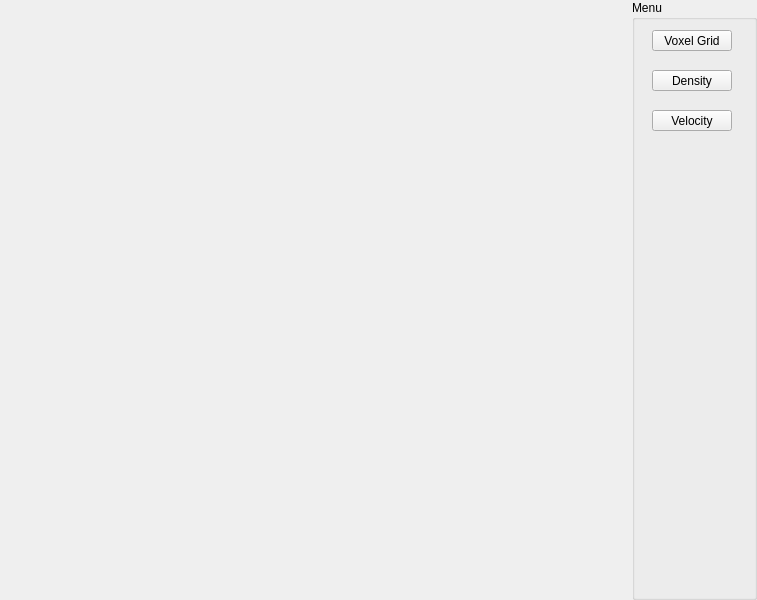
<?xml version="1.0" encoding="UTF-8"?>
<ui version="4.0">
 <class>MainWindow</class>
 <widget class="QMainWindow" name="MainWindow">
  <property name="geometry">
   <rect>
    <x>0</x>
    <y>0</y>
    <width>757</width>
    <height>600</height>
   </rect>
  </property>
  <property name="minimumSize">
   <size>
    <width>125</width>
    <height>400</height>
   </size>
  </property>
  <property name="maximumSize">
   <size>
    <width>16777215</width>
    <height>16777215</height>
   </size>
  </property>
  <property name="windowTitle">
   <string>Smoke</string>
  </property>
  <widget class="QWidget" name="centralWidget">
   <layout class="QHBoxLayout" name="horizontalLayout">
    <property name="leftMargin">
     <number>0</number>
    </property>
    <property name="topMargin">
     <number>0</number>
    </property>
    <property name="rightMargin">
     <number>0</number>
    </property>
    <property name="bottomMargin">
     <number>0</number>
    </property>
    <item>
     <widget class="View" name="view" native="true">
      <property name="minimumSize">
       <size>
        <width>400</width>
        <height>400</height>
       </size>
      </property>
      <property name="layoutDirection">
       <enum>Qt::LeftToRight</enum>
      </property>
     </widget>
    </item>
    <item>
     <widget class="QGroupBox" name="groupBox">
      <property name="minimumSize">
       <size>
        <width>125</width>
        <height>400</height>
       </size>
      </property>
      <property name="maximumSize">
       <size>
        <width>125</width>
        <height>16777215</height>
       </size>
      </property>
      <property name="title">
       <string>Menu</string>
      </property>
      <widget class="QPushButton" name="pushButton">
       <property name="geometry">
        <rect>
         <x>20</x>
         <y>30</y>
         <width>80</width>
         <height>21</height>
        </rect>
       </property>
       <property name="text">
        <string>Voxel Grid</string>
       </property>
      </widget>
      <widget class="QPushButton" name="pushButton_2">
       <property name="geometry">
        <rect>
         <x>20</x>
         <y>70</y>
         <width>80</width>
         <height>21</height>
        </rect>
       </property>
       <property name="text">
        <string>Density</string>
       </property>
      </widget>
      <widget class="QPushButton" name="pushButton_3">
       <property name="geometry">
        <rect>
         <x>20</x>
         <y>110</y>
         <width>80</width>
         <height>21</height>
        </rect>
       </property>
       <property name="text">
        <string>Velocity</string>
       </property>
      </widget>
     </widget>
    </item>
   </layout>
  </widget>
 </widget>
 <layoutdefault spacing="6" margin="11"/>
 <customwidgets>
  <customwidget>
   <class>View</class>
   <extends>QWidget</extends>
   <header location="global">view.h</header>
  </customwidget>
 </customwidgets>
 <resources/>
 <connections/>
</ui>
